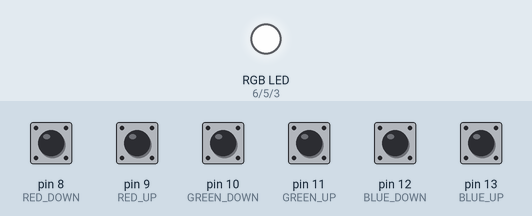
The sketch below on a simulated Arduino Uno, built with avr-gcc and run on an emulated ATmega328P. Shown: an RGB LED mixed from three pins (HIGH = lit). The test bench sets the inputs (shaded band); at power-on: pin 8 (RED_DOWN), pin 9 (RED_UP), pin 10 (GREEN_DOWN), pin 11 (GREEN_UP), pin 12 (BLUE_DOWN), pin 13 (BLUE_UP) HIGH.

Above: at 1.2 s.
1.3 s: pin 8 (RED_DOWN) pulled LOW for 0.15 s
At 2.5 s:
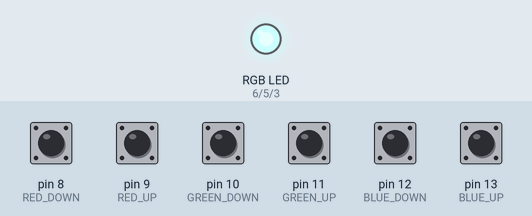
2.9 s: pin 8 (RED_DOWN) pulled LOW for 1 s
At 3.9 s:
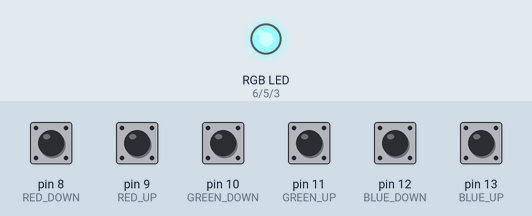
5.4 s: pin 8 (RED_DOWN) pulled LOW for 0.15 s
At 5.8 s:
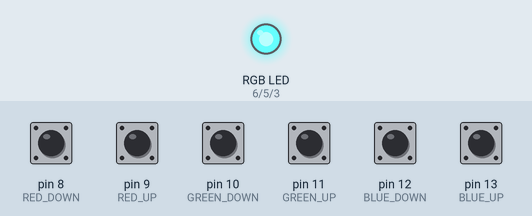
7.0 s: pin 8 (RED_DOWN) pulled LOW for 0.15 s
At 8.2 s:
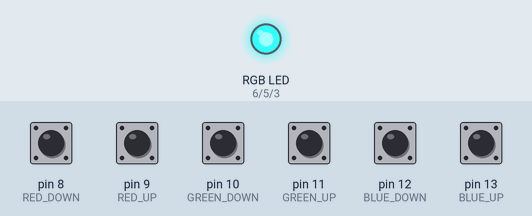
8.6 s: pin 8 (RED_DOWN) pulled LOW for 1 s
At 9.5 s:
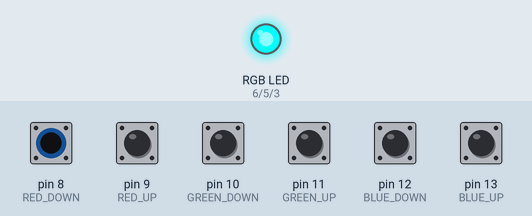
11.1 s: pin 10 (GREEN_DOWN) pulled LOW for 0.15 s
At 11.4 s:
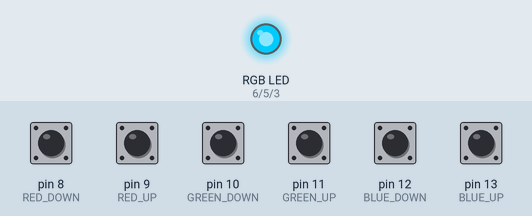
Timing chart, 0 to 13.7 s (numbered marks = the images above; inputs shaded):
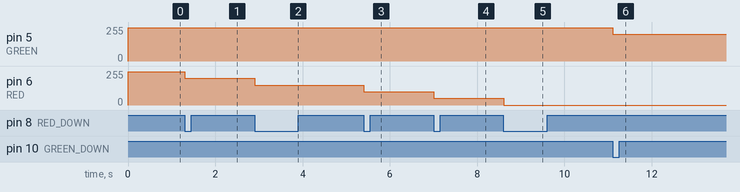

Measured:
- after the input at 1.3 s, pin 6 (RED): 250/255 → 200/255 at once
- after the input at 2.9 s, pin 6 (RED): 200/255 → 150/255 at once
- after the input at 5.4 s, pin 6 (RED): 150/255 → 100/255 at once
- after the input at 7.0 s, pin 6 (RED): 100/255 → 50/255 at once
- after the input at 8.6 s, pin 6 (RED): 50/255 → 0/255 at once
- after the input at 11.1 s, pin 5 (GREEN): 250/255 → 200/255 at once

The sketch:

Brightness_contol_RGB_Diode.ino
```cpp
#define RED 6                // Пин для красного светодиода
#define GREEN 5              // Пин для зелёного светодиода
#define BLUE 3               // Пин для синего светодиода

#define RED_DOWN 8           // Кнопка уменьшения яркости красного
#define RED_UP 9             // Кнопка увеличения яркости красного
#define GREEN_DOWN 10        // Кнопка уменьшения яркости зелёного
#define GREEN_UP 11          // Кнопка увеличения яркости зелёного
#define BLUE_DOWN 12         // Кнопка уменьшения яркости синего
#define BLUE_UP 13           // Кнопка увеличения яркости синего

#define STEP 50

int red_brightness = 250;     // Начальная яркость красного
int green_brightness = 250;   // Начальная яркость зелёного
int blue_brightness = 250;    // Начальная яркость синего

int red_down_last = LOW;
int red_up_last = LOW;
int green_down_last = LOW;
int green_up_last = LOW;
int blue_down_last = LOW;
int blue_up_last = LOW;

void setup() {
  Serial.begin(115200);
  pinMode(RED, OUTPUT);
  pinMode(GREEN, OUTPUT);
  pinMode(BLUE, OUTPUT);

  pinMode(RED_DOWN, INPUT_PULLUP);
  pinMode(RED_UP, INPUT_PULLUP);
  pinMode(GREEN_DOWN, INPUT_PULLUP);
  pinMode(GREEN_UP, INPUT_PULLUP);
  pinMode(BLUE_DOWN, INPUT_PULLUP);
  pinMode(BLUE_UP, INPUT_PULLUP);

  analogWrite(RED, red_brightness);
  analogWrite(GREEN, green_brightness);
  analogWrite(BLUE, blue_brightness);
}

void loop() {
  Debounce(RED_DOWN, &red_brightness, -STEP, &red_down_last);
  Debounce(RED_UP,   &red_brightness,  STEP, &red_up_last);

  Debounce(GREEN_DOWN, &green_brightness, -STEP, &green_down_last);
  Debounce(GREEN_UP,   &green_brightness,  STEP, &green_up_last);

  Debounce(BLUE_DOWN, &blue_brightness, -STEP, &blue_down_last);
  Debounce(BLUE_UP,   &blue_brightness,  STEP, &blue_up_last);

  analogWrite(RED, red_brightness);
  analogWrite(GREEN, green_brightness);
  analogWrite(BLUE, blue_brightness);
}

void Debounce(int buttonPin, int* brightness, int step, int* last_state) {
  int current_state = digitalRead(buttonPin);
  if (*last_state != current_state) {
    delay(5);
    current_state = digitalRead(buttonPin);
    if (*last_state == HIGH && current_state == LOW) {
      *brightness = constrain(*brightness + step, 0, 250);
    }
  }
  *last_state = current_state;
}
```
